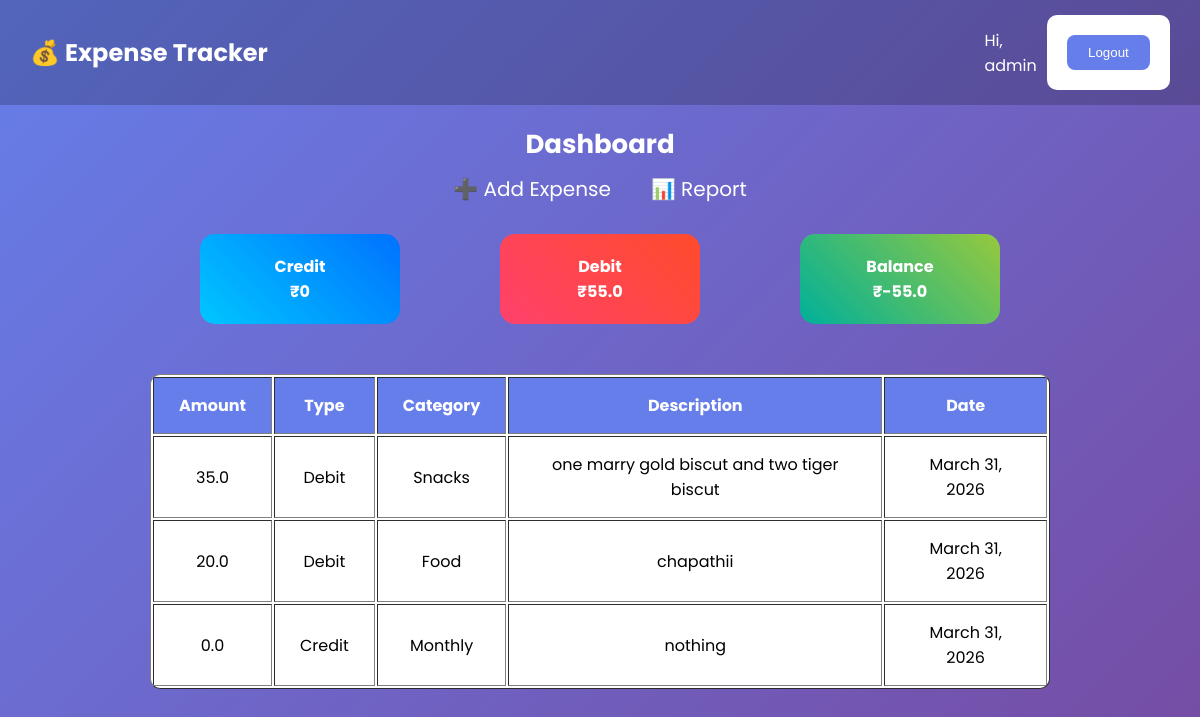
Page / (signed in) on the earlier database version.
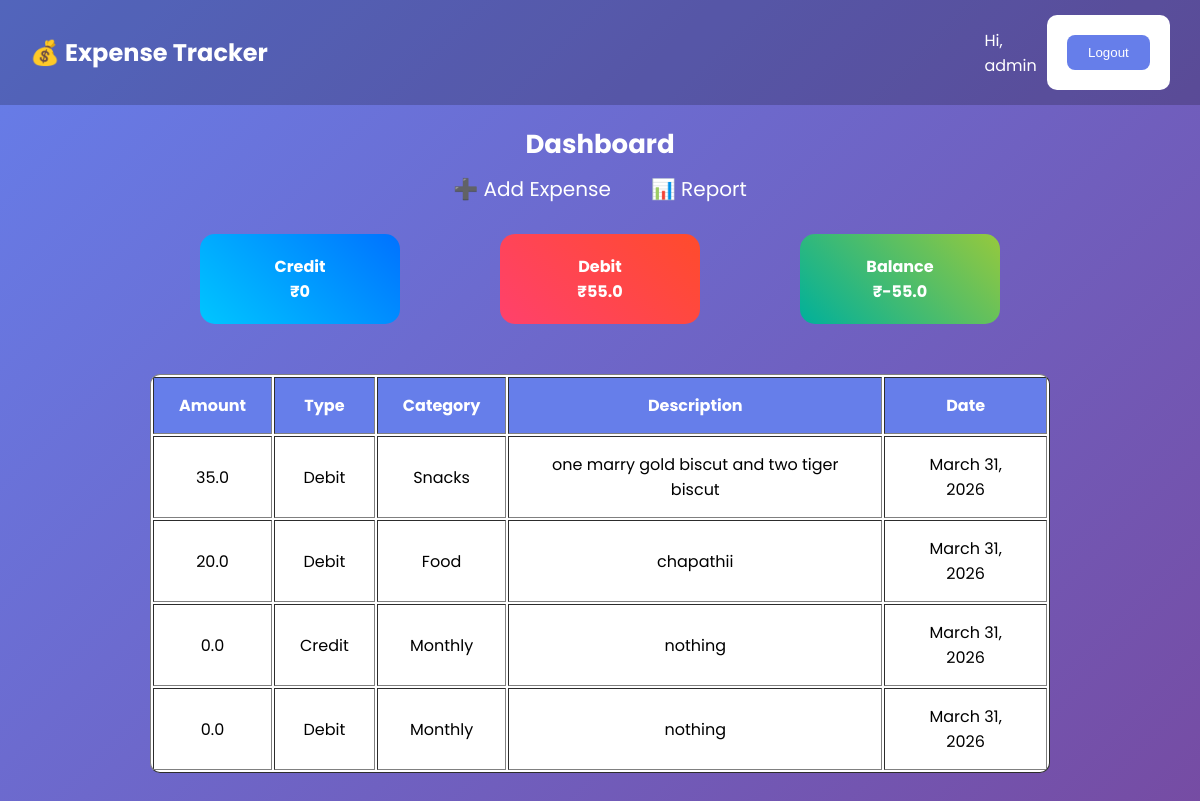
Same page on the later database version.
### tracker/models.py (models this page shows, shortened)
class Transaction(models.Model):
    TYPE = (
        ('Credit', 'Credit'),
        ('Debit', 'Debit'),
    )
    CATEGORY = (
        ('Grocery', 'Grocery'),
        ('Snacks', 'Snacks'),
        ('Food', 'Food'),
        ('Travel', 'Travel'),
        ('Recharge', 'Recharge'),
        ('Monthly', 'Monthly'),
    )
    user = models.ForeignKey(User, on_delete=models.CASCADE)
    amount = models.FloatField()
    type = models.CharField(max_length=10, choices=TYPE)
    category = models.CharField(max_length=20, choices=CATEGORY)
    description = models.TextField()
    date = models.DateField()

### tracker/views.py (the view)
# urls.py: path('', views.dashboard),
@login_required
def dashboard(request):
    data = Transaction.objects.filter(user=request.user)
    credit = data.filter(type='Credit').aggregate(
        Sum('amount'))['amount__sum'] or 0
    debit = data.filter(type='Debit').aggregate(
        Sum('amount'))['amount__sum'] or 0
    return render(request, 'dashboard.html', {
        'transactions': data,
        'credit': credit,
        'debit': debit,
        'balance': credit - debit
    })

### templates/dashboard.html (shortened to what this page needs)
{% extends 'base.html' %}
{% block content %}
  <!DOCTYPE html>
  <html lang="en">
    <head>
    </head>
    <body>
      <main>
        <h2 style="text-align: center; font-size: 26px;">Dashboard</h2>
        <div class="link">
          <a href="/add/">➕ Add Expense</a>
          <a href="/report/">📊 Report</a>
        </div>
        <div class="cards">
          <div>
            Credit<br />₹{{ credit }}
          </div>
          <div>
            Debit<br />₹{{ debit }}
          </div>
          <div>
            Balance<br />₹{{ balance }}
          </div>
        </div>
        <table border="1px" class="table">
          <tr>
            <th>Amount</th>
            <th>Type</th>
            <th>Category</th>
            <th>Description</th>
            <th>Date</th>
          </tr>
          {% for t in transactions %}
            <tr>
              <td>{{ t.amount }}</td>
              <td>{{ t.type }}</td>
              <td>{{ t.category }}</td>
              <td>{{ t.description }}</td>
              <td>{{ t.date }}</td>
            </tr>
          {% endfor %}
        </table>
      </main>
    </body>
  </html>
{% endblock %}

### templates/base.html (shortened to what this page needs)
<!DOCTYPE html>
<html lang="en">
<head>
    <link rel="stylesheet" href="/static/css/style.css">
</head>
<body>
    <div class="navbar">
        <h2 style="text-align: center;">💰 Expense Tracker</h2>
        <div class="nav-right">
            <span>Hi, {{ request.user.username }}</span>
            <form action="/accounts/logout/" method="POST">
                <button >Logout</button>
            </form>
        </div>
    </div>
    <div class="container">
        {% block content %}{% endblock %}
    </div>
</body>
</html>

### static/style.css (style rules this page uses)
* { margin: 0; padding: 0; box-sizing: border-box; }
body { font-family: 'Poppins', sans-serif; background: linear-gradient(135deg, #667eea, #764ba2); color: white; min-height: 100vh; }
.navbar { display: flex; justify-content: space-between; align-items: center; padding: 15px 30px; background: rgba(0,0,0,0.2); }
.nav-right { display: flex; align-items: center; gap: 10px; }
.container { padding: 20px; display: flex; flex-direction: column; align-items: center; }
.cards { display: flex; gap: 15px; flex-wrap: wrap; justify-content: center; margin: 20px 0; }
.cards div { width: 200px; padding: 20px; border-radius: 15px; text-align: center; color: white; }
.cards div:nth-child(1) { background: linear-gradient(45deg, #00c6ff, #0072ff); }
.cards div:nth-child(2) { background: linear-gradient(45deg, #ff416c, #ff4b2b); }
.cards div:nth-child(3) { background: linear-gradient(45deg, #00b09b, #96c93d); }
table { width: 100%; max-width: 900px; background: white; color: black; border-radius: 10px; overflow: hidden; }
th { background: #667eea; color: white; padding: 10px; }
td { padding: 10px; text-align: center; }
form { width: 100%; max-width: 400px; background: white; color: black; padding: 20px; border-radius: 10px; }
button { width: 100%; padding: 10px; border: none; background: #667eea; color: white; border-radius: 8px; }
a { color: white; text-decoration: none; margin: 10px; }

### templates/dashboard.html (style rules this page uses)
.table { margin: 50px; width: 90%; }
th, td { padding: 15px 25px; }
.cards { margin-top: 20px; display: flex; justify-content: center; gap: 100px; position: relative; margin-bottom: 30px; font-weight: bolder; }
.link { display: flex; justify-content: center; align-items: center; gap: 20px; font-size: 20px; }

Differences in the rows shown:
added Transaction: amount "0.0", type "Debit", category "Monthly", description "nothing", date "March 31, 2026"
